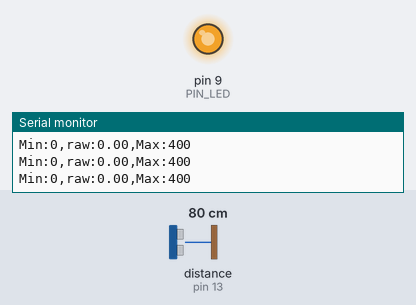
Recording of a sketch running on a simulated Arduino Uno, built with avr-gcc and run on an emulated ATmega328P. Shown: output pins drawn as LEDs (lit = HIGH), the last lines printed to the serial monitor. Wiring (inferred from the names in the program): ultrasonic range finder: trigger pin 12; echo pin 13. Inputs (shaded band) come from the test bench; at power-on: distance to the obstacle (sensor on pin 13) 80 cm. The echo pulse lasts 58.3 µs per cm; pins used as bus, display or sensor lines are not drawn.

Above: at 1.2 s.
1.3 s: distance to the obstacle (sensor on pin 13) set to 18 cm
At 2.1 s:
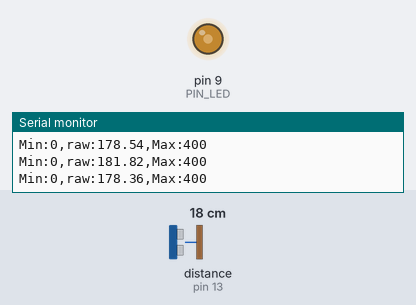
2.8 s: distance to the obstacle (sensor on pin 13) set to 2 cm
At 3.2 s:
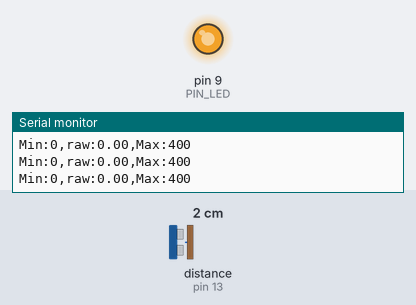
Timing chart, 0 to 5.8 s (numbered marks = the images above; inputs shaded):
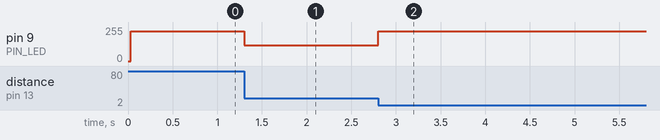

The sketch:

20203100_08_example_2.ino
```cpp
// Arduino pin assignment
#define PIN_LED 9
#define PIN_TRIG 12
#define PIN_ECHO 13

// configurable parameters
#define SND_VEL 346.0 // sound velocity at 24 celsius degree (unit: m/s)
#define INTERVAL 25 // sampling interval (unit: ms)
#define _DIST_MIN 100 // minimum distance to be measured (unit: mm)
#define _DIST_MAX 300 // maximum distance to be measured (unit: mm)

// global variables
float timeout; // unit: us
float dist_min, dist_max, dist_raw; // unit: mm
unsigned long last_sampling_time; // unit: ms
float scale; // used for pulse duration to distance conversion

void setup() {
// initialize GPIO pins
  pinMode(PIN_LED,OUTPUT);
  pinMode(PIN_TRIG,OUTPUT);
  digitalWrite(PIN_TRIG, LOW);
  pinMode(PIN_ECHO,INPUT);

// initialize USS related variables
  dist_min = _DIST_MIN;
  dist_max = _DIST_MAX;
  timeout = (INTERVAL / 2) * 1000.0; // precalculate pulseIn() timeout value. (unit: us)
  dist_raw = 0.0; // raw distance output from USS (unit: mm)
  scale = 0.001 * 0.5 * SND_VEL;

// initialize serial port
  Serial.begin(57600);

// initialize last sampling time
  last_sampling_time = 0;
}

void loop() {
// wait until next sampling time.
// millis() returns the number of milliseconds since the program started. Will overflow after 50 days.
  if(millis() < last_sampling_time + INTERVAL) return;

// get a distance reading from the USS
  dist_raw = USS_measure(PIN_TRIG,PIN_ECHO);

// output the read value to the serial port
  Serial.print("Min:0,");
  Serial.print("raw:");
  Serial.print(dist_raw);
  Serial.print(",");
  Serial.println("Max:400");

// turn on the LED if the distance is between dist_min and dist_max
  if(dist_raw < dist_min || dist_raw > dist_max) {
    analogWrite(PIN_LED, 225);
  }
  else {
    if (dist_raw <= 140){
      analogWrite(PIN_LED, 200);
    }
    else if (140 < dist_raw <= 175){
        analogWrite(PIN_LED, 120);
    }
    else if (175 < dist_raw < 225){
      analogWrite(PIN_LED, 0);
    }
    else if (225 <= dist_raw < 260){
        analogWrite(PIN_LED, 120);
    }
    else if (260 <= dist_raw){
        analogWrite(PIN_LED, 200);
    }
  }

// update last sampling time
  last_sampling_time += INTERVAL;
}

// get a distance reading from USS. return value is in millimeter.
float USS_measure(int TRIG, int ECHO)
{
  float reading;
  digitalWrite(TRIG, HIGH);
  delayMicroseconds(10);
  digitalWrite(TRIG, LOW);
  reading = pulseIn(ECHO, HIGH, timeout) * scale; // unit: mm
  if(reading < dist_min || reading > dist_max) reading = 0.0; // return 0 when out of range.
  return reading;
  // Pulse duration to distance conversion example (target distance = 17.3m)
  // - round trip distance: 34.6m
  // - expected pulse duration: 0.1 sec, or 100,000us
  // - pulseIn(ECHO, HIGH, timeout) * 0.001 * 0.5 * SND_VEL
  //           = 100,000 micro*sec * 0.001 milli/micro * 0.5 * 346 meter/sec
  //           = 100,000 * 0.001 * 0.5 * 346 * micro * sec * milli * meter
  //                                           ----------------------------
  //                                           micro * sec
  //           = 100 * 173 milli*meter = 17,300 mm = 17.3m
  // pulseIn() returns microseconds.
}
```

Measured:
- after the input at 1.3 s, pin 9 (PIN_LED): 225/255 → 120/255 at once
- after the input at 2.8 s, pin 9 (PIN_LED): 120/255 → 225/255 at once
